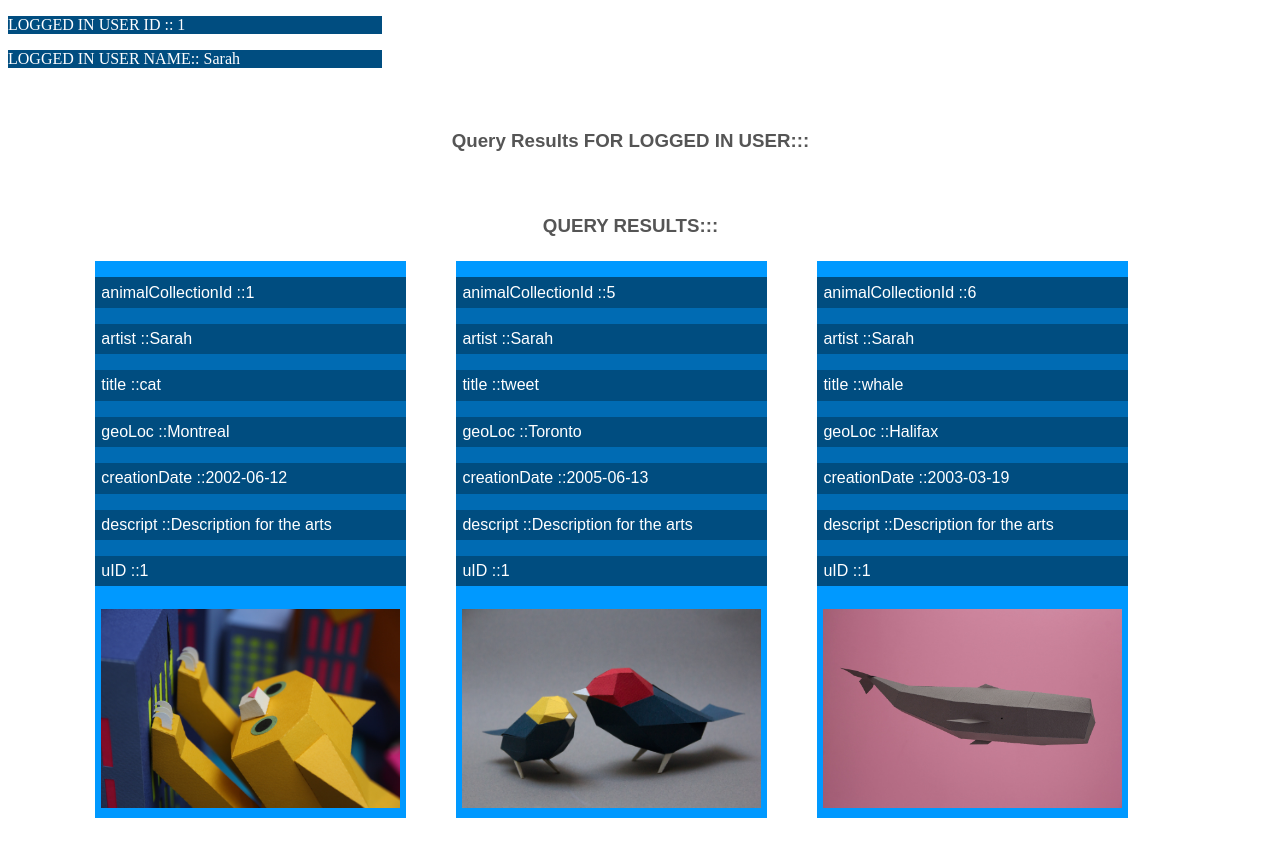
The app's page /SQLITE_PART_2/public_html/Commence.php (signed in) with its own data.
### tables this page shows
CREATE TABLE animalCollectionSub (animalCollectionId INTEGER PRIMARY KEY NOT NULL, artist TEXT, title TEXT, geoLoc TEXT, creationDate TEXT,descript TEXT,image TEXT, uID INTEGER, FOREIGN KEY (uID) REFERENCES users(userID));

### SQLITE_PART_2/public_html/Commence.php (the view, shortened to what this page needs)
<?php
require ('openDB.php');
 ?>
<!DOCTYPE html>
<html>
<head>
<link rel="stylesheet" type="text/css" href="css/galleryStyleN.css">
</head>
<body>
<?php
$u_id = $_SESSION['userID'];
if($u_id ==null){
  echo ("no user");
}
else{
echo("<p style = 'background:#004d80; width:30%; color:white;'>LOGGED IN USER ID :: ".$u_id."</p>");
echo("<p style = 'background:#004d80; width:30%; color:white;'>LOGGED IN USER NAME:: ".$_SESSION['username']."</p>");
try {
      $sql_select="SELECT * FROM animalCollectionSub WHERE uID = '$u_id'";
      $result = $file_db->query($sql_select);
      echo "<h3> Query Results FOR LOGGED IN USER:::</h3>";
      echo "<h3> QUERY RESULTS:::</h3>";
      echo"<div id='back'>";
      while($row = $result->fetch(PDO::FETCH_ASSOC))
      {
      echo "<div class ='outer'>";
      echo "<div class ='content'>";
        foreach ($row as $key=>$entry)
        {
           if($key!="image")
           {
               echo "<p class = 'key'>".$key." ::".$entry."</p>";
           }
        }
          echo "</div>";
          $imagePath = $row["image"];
          echo "<img src = $imagePath \>";
          echo "</div>";
      }
        echo "</div>";
  }
  catch(PDOException $e) {
    echo $e->getMessage();
  }
}
?>
</body>
</html>

### SQLITE_PART_2/public_html/css/galleryStyleN.css (style rules this page uses)
h3 { text-align: center; width:50%;font-family:arial;color:#555;margin:0 auto; margin-top:5%; }
#back { display:flex;flex-wrap: wrap;width:100%;padding-left:5%; }
.outer { background-color:#0099ff;width:25%;margin:2%; }
.content { background-color:#006bb3;width:100%; }
.content p { color:white;padding:2%;background:#004d80;font-family:arial; }
img { margin:2%;width:96%; }

### records on screen
animalcollectionsub: key "animalCollectionId", animalCollectionId "1", key "artist", artist "Sarah", key "title", title "cat", key "geoLoc", geoLoc "Montreal", key "creationDate", creationDate "2002-06-12", key "descript", descript "Description for the arts", key "uID", uID "1", image (picture)
animalcollectionsub: key "animalCollectionId", animalCollectionId "5", key "artist", artist "Sarah", key "title", title "tweet", key "geoLoc", geoLoc "Toronto", key "creationDate", creationDate "2005-06-13", key "descript", descript "Description for the arts", key "uID", uID "1", image (picture)
animalcollectionsub: key "animalCollectionId", animalCollectionId "6", key "artist", artist "Sarah", key "title", title "whale", key "geoLoc", geoLoc "Halifax", key "creationDate", creationDate "2003-03-19", key "descript", descript "Description for the arts", key "uID", uID "1", image (picture)

### other values on screen
$u_id "1"
$_SESSION['username'] "Sarah"
